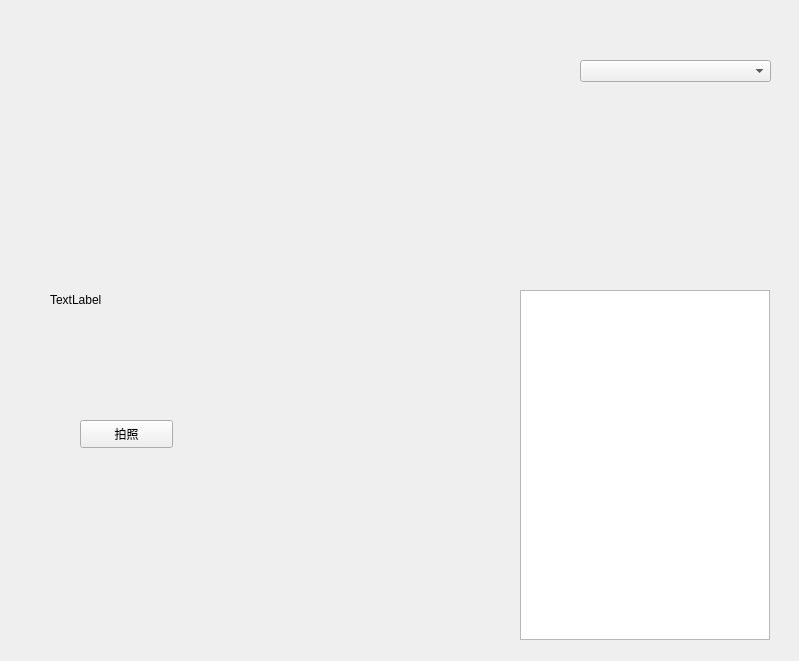
<?xml version="1.0" encoding="UTF-8"?>
<ui version="4.0">
 <class>Hand</class>
 <widget class="QWidget" name="Hand">
  <property name="geometry">
   <rect>
    <x>0</x>
    <y>0</y>
    <width>799</width>
    <height>661</height>
   </rect>
  </property>
  <property name="windowTitle">
   <string>Form</string>
  </property>
  <widget class="QLabel" name="view">
   <property name="geometry">
    <rect>
     <x>50</x>
     <y>50</y>
     <width>750</width>
     <height>500</height>
    </rect>
   </property>
   <property name="minimumSize">
    <size>
     <width>750</width>
     <height>500</height>
    </size>
   </property>
   <property name="maximumSize">
    <size>
     <width>750</width>
     <height>500</height>
    </size>
   </property>
   <property name="text">
    <string>TextLabel</string>
   </property>
  </widget>
  <widget class="QPushButton" name="Capture">
   <property name="geometry">
    <rect>
     <x>80</x>
     <y>420</y>
     <width>93</width>
     <height>28</height>
    </rect>
   </property>
   <property name="text">
    <string>拍照</string>
   </property>
  </widget>
  <widget class="QTextBrowser" name="information">
   <property name="geometry">
    <rect>
     <x>520</x>
     <y>290</y>
     <width>250</width>
     <height>350</height>
    </rect>
   </property>
   <property name="minimumSize">
    <size>
     <width>250</width>
     <height>350</height>
    </size>
   </property>
   <property name="maximumSize">
    <size>
     <width>250</width>
     <height>350</height>
    </size>
   </property>
   <property name="font">
    <font>
     <family>Arial</family>
     <pointsize>14</pointsize>
     <weight>75</weight>
     <bold>true</bold>
    </font>
   </property>
  </widget>
  <widget class="QComboBox" name="DeviceName">
   <property name="geometry">
    <rect>
     <x>580</x>
     <y>60</y>
     <width>191</width>
     <height>22</height>
    </rect>
   </property>
   <property name="font">
    <font>
     <pointsize>20</pointsize>
    </font>
   </property>
  </widget>
 </widget>
 <resources/>
 <connections/>
</ui>
